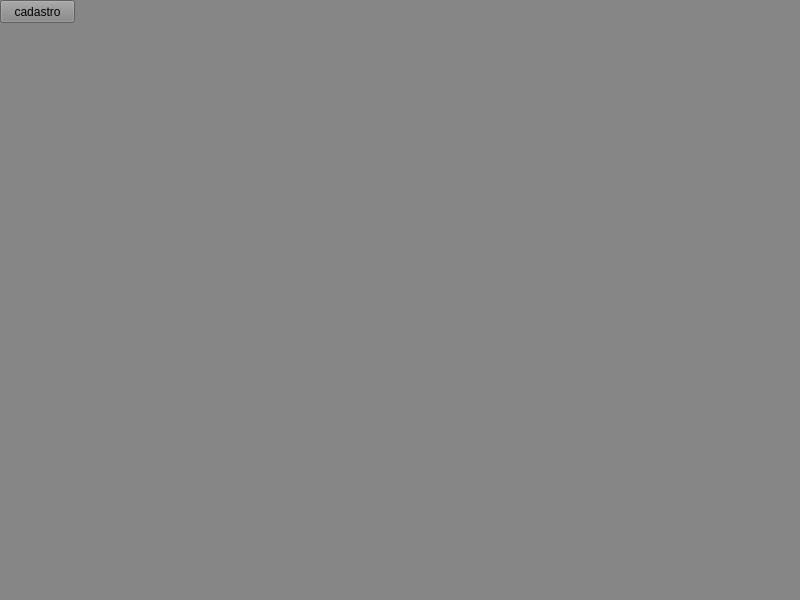
<?xml version="1.0" encoding="UTF-8"?>
<ui version="4.0">
 <class>MainWindow</class>
 <widget class="QMainWindow" name="MainWindow">
  <property name="geometry">
   <rect>
    <x>0</x>
    <y>0</y>
    <width>800</width>
    <height>600</height>
   </rect>
  </property>
  <property name="windowTitle">
   <string>MainWindow</string>
  </property>
  <property name="styleSheet">
   <string notr="true">background-color: rgb(134, 134, 134);</string>
  </property>
  <widget class="QWidget" name="centralwidget">
   <widget class="QPushButton" name="pushButton">
    <property name="geometry">
     <rect>
      <x>0</x>
      <y>0</y>
      <width>75</width>
      <height>23</height>
     </rect>
    </property>
    <property name="text">
     <string>cadastro</string>
    </property>
   </widget>
  </widget>
  <widget class="QMenuBar" name="menubar">
   <property name="geometry">
    <rect>
     <x>0</x>
     <y>0</y>
     <width>800</width>
     <height>21</height>
    </rect>
   </property>
  </widget>
  <widget class="QStatusBar" name="statusbar"/>
  <action name="actionCONFERIR_PRE_O">
   <property name="text">
    <string>CONFERIR PREÇO</string>
   </property>
  </action>
  <action name="actionPROMO_OES">
   <property name="text">
    <string>PROMOÇOES</string>
   </property>
  </action>
  <action name="actionCADASTRAR">
   <property name="text">
    <string>CADASTRAR</string>
   </property>
  </action>
  <action name="actionEDITAR">
   <property name="text">
    <string>EDITAR</string>
   </property>
  </action>
 </widget>
 <resources/>
 <connections/>
</ui>
